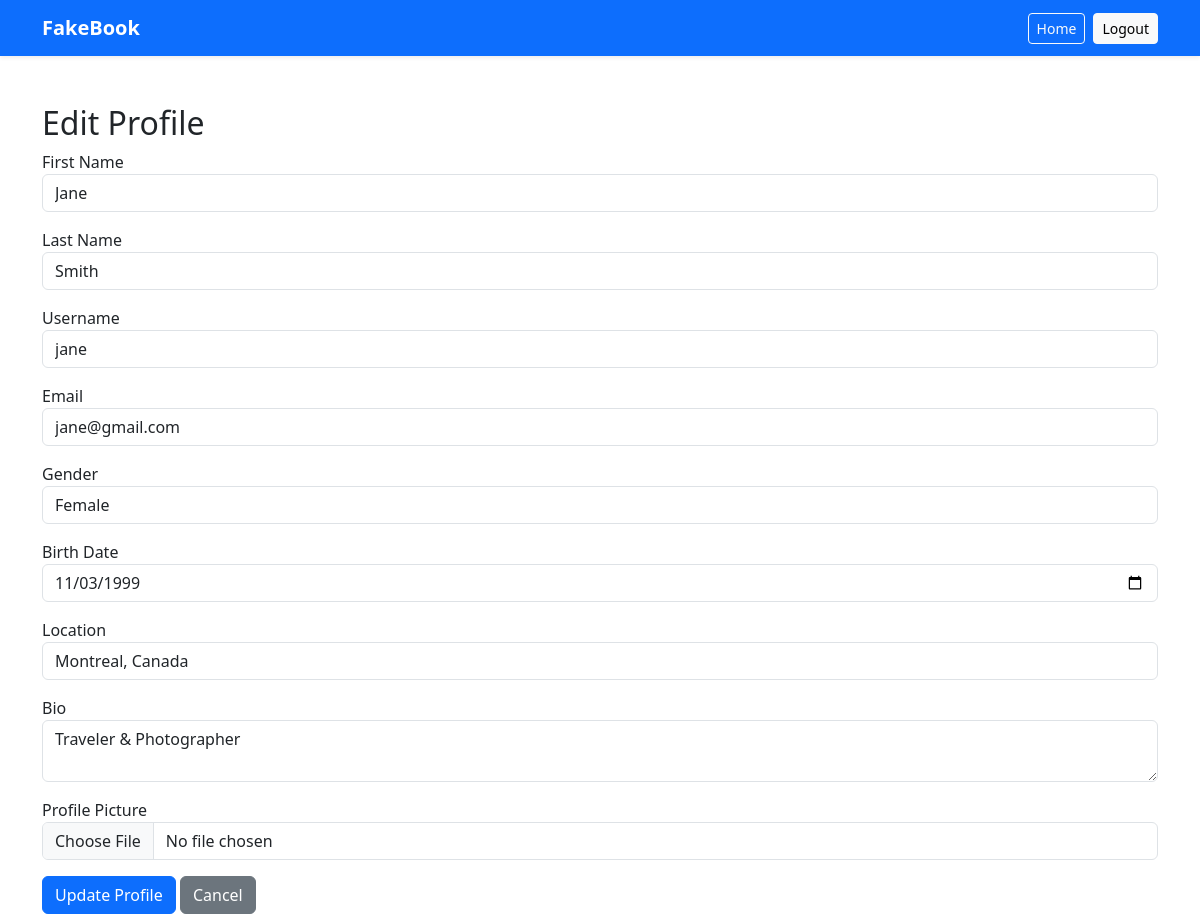
Screenshot of /index.php?action=edit_profile&user_id=2 (signed in) with the database file from the repository.
### tables this page shows
CREATE TABLE users (
    id INT AUTO_INCREMENT PRIMARY KEY,
    first_name VARCHAR(255) NOT NULL,
    last_name VARCHAR(255) NOT NULL,
    username VARCHAR(100) NOT NULL,
    email VARCHAR(100) NOT NULL,
    password VARCHAR(255) NOT NULL,
    gender ENUM('male', 'female') NOT NULL,
    birth_date DATE NOT NULL,
    location VARCHAR(100) NULL,
    bio TEXT NULL,
    profile_pic VARCHAR(255) NULL,
    created_at TIMESTAMP DEFAULT CURRENT_TIMESTAMP
);

### src/controller/ProfileController.php (called while the page is built, shortened)
<?php
require_once __DIR__ . '/../model/User.php';
class ProfileController{
    private $user;
    public function __construct() {
        $pdo = require __DIR__ . '/../../config/db.php';
        $this->user = new User($pdo);
    }
    public function editProfile(){
        $email = $_SESSION['user'];
        $user = $this->user->getUserByEmail($email);
        include __DIR__.'/../view/profile/edit.php';
    }
}
?>

### src/model/User.php (called while the page is built, shortened)
<?php
class User
{
    private $pdo;
    public function __construct($pdo)
    {
        $this->pdo = $pdo;
    }
    public function getUserByEmail($email)
    {
        $stmt = $this->pdo->prepare("SELECT * FROM users where email=?");
        $stmt->execute([$email]);
        return $stmt->fetch();
    }
}
?>

### src/view/profile/edit.php (the view, shortened to what this page needs)
<?php include __DIR__.'/../layouts/header.php'; ?>
<h2>Edit Profile</h2>
<form method="POST" action="index.php?action=update_profile&user_id=<?= $user['id'] ?>" enctype="multipart/form-data">
    <div class="mb-3">
        <label>First Name</label>
        <input type="text" name="first_name" class="form-control" value="<?= htmlspecialchars($user['first_name']) ?>" required>
    </div>
    <div class="mb-3">
        <label>Last Name</label>
        <input type="text" name="last_name" class="form-control" value="<?= htmlspecialchars($user['last_name']) ?>" required>
    </div>
    <div class="mb-3">
        <label>Username</label>
        <input type="text" name="username" class="form-control" value="<?= htmlspecialchars($user['username']) ?>" required>
    </div>
    <div class="mb-3">
        <label>Email</label>
        <input type="email" name="email" class="form-control" value="<?= htmlspecialchars($user['email']) ?>" required>
    </div>
    <div class="mb-3">
        <label>Gender</label>
        <select name="gender" class="form-control" required>
            <option value="female" <?= $user['gender']=='female'?'selected':'' ?>>Female</option>
        </select>
    </div>
    <div class="mb-3">
        <label>Birth Date</label>
        <input type="date" name="birth_date" class="form-control" value="<?= htmlspecialchars($user['birth_date']) ?>" required>
    </div>
    <div class="mb-3">
        <label>Location</label>
        <input type="text" name="location" class="form-control" value="<?= htmlspecialchars($user['location']) ?>">
    </div>
    <div class="mb-3">
        <label>Bio</label>
        <textarea name="bio" class="form-control"><?= htmlspecialchars($user['bio']) ?></textarea>
    </div>
    <div class="mb-3">
        <label>Profile Picture</label>
        <input type="file" name="profile_pic" class="form-control">
    </div>
    <button type="submit" value="Submit" class="btn btn-primary">Update Profile</button>
    <a href="index.php?controller=profile&action=index" class="btn btn-secondary">Cancel</a>
</form>
 <?php include __DIR__.'/../layouts/footer.php'; ?>

### rows the page displays
users: first_name "Jane", last_name "Smith", username "jane", email "jane@gmail.com", gender "Female", birth_date "11/03/1999", location "Montreal, Canada", bio "Traveler & Photographer"
